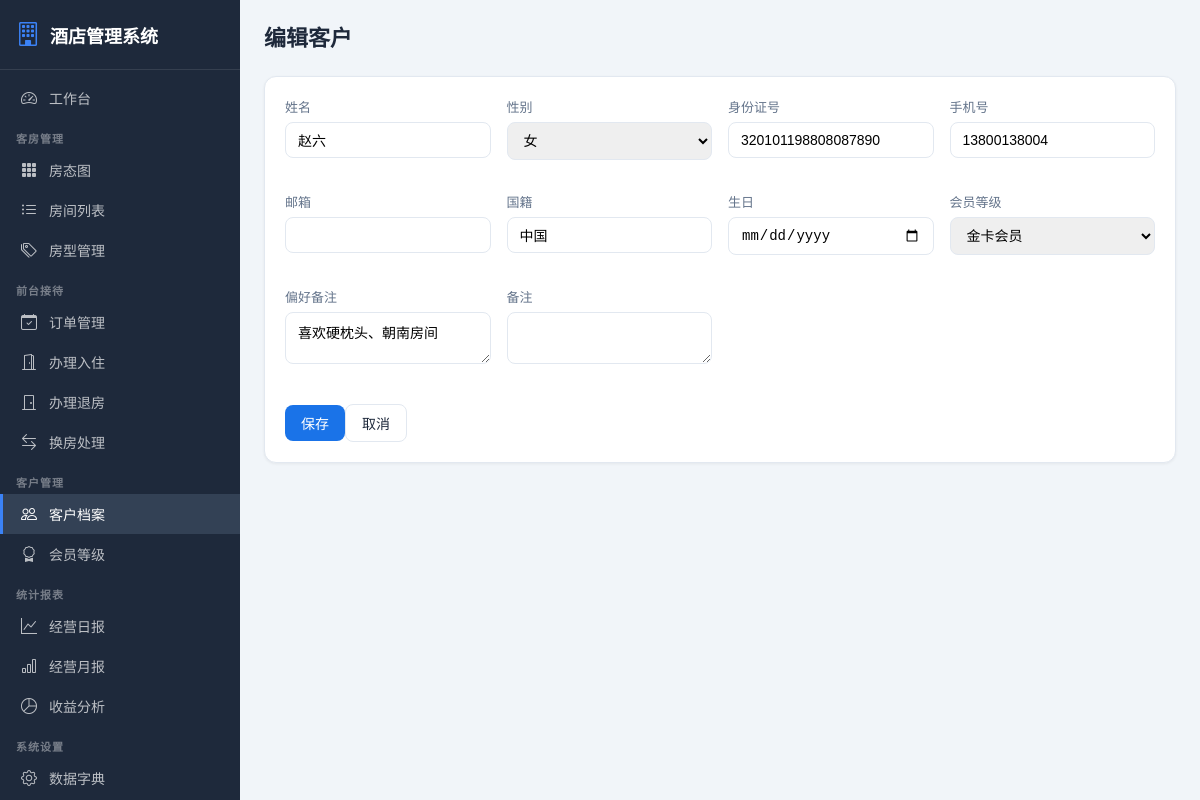
The page /customers/4/edit/ (signed in) on the database its author committed.
### customers/models.py (models this page shows, shortened)
class Customer(models.Model):
    GENDER_CHOICES = [("M", "男"), ("F", "女"), ("O", "其他")]
    name = models.CharField(verbose_name="姓名", max_length=50)
    gender = models.CharField(verbose_name="性别", max_length=1, choices=GENDER_CHOICES, default="M")
    id_card = models.CharField(verbose_name="身份证号", max_length=18, unique=True, blank=True, null=True)
    phone = models.CharField(verbose_name="手机号", max_length=20)
    password = models.CharField(verbose_name="密码", max_length=128, default="")
    email = models.EmailField(verbose_name="邮箱", blank=True)
    nationality = models.CharField(verbose_name="国籍", max_length=50, default="中国")
    birthday = models.DateField(verbose_name="生日", null=True, blank=True)
    membership = models.ForeignKey(MembershipLevel, on_delete=models.SET_NULL, null=True, blank=True, verbose_name="会员等级")
    points = models.IntegerField(verbose_name="积分", default=0)
    total_spending = models.DecimalField(verbose_name="累计消费", max_digits=12, decimal_places=2, default=0)
    total_stays = models.IntegerField(verbose_name="入住次数", default=0)
    preferences = models.TextField(verbose_name="偏好备注", blank=True)
    is_blacklisted = models.BooleanField(verbose_name="黑名单", default=False)
    is_active = models.BooleanField(verbose_name="账户启用", default=True)
    blacklist_reason = models.TextField(verbose_name="拉黑原因", blank=True)
    notes = models.TextField(verbose_name="备注", blank=True)
    created_at = models.DateTimeField(verbose_name="创建时间", auto_now_add=True)
    updated_at = models.DateTimeField(verbose_name="更新时间", auto_now=True)
    class Meta:
        verbose_name = "客户"
        verbose_name_plural = "客户管理"
        ordering = ["-created_at"]

### customers/views.py (the view)
# urls.py: path("<int:pk>/edit/", views.customer_edit, name="customer_edit"),
@login_required
def customer_edit(request, pk):
    customer = get_object_or_404(Customer, pk=pk)
    if request.method == "POST":
        form = CustomerForm(request.POST, instance=customer)
        if form.is_valid():
            form.save()
            log_operation(request.user, "编辑客户", f"编辑客户: {customer.name}", request)
            messages.success(request, "客户更新成功")
            return redirect("customers:customer_list")
    else:
        form = CustomerForm(instance=customer)
    return render(request, "customers/customer_form.html", {"form": form, "action": "编辑"})

### customers/forms.py
class CustomerForm(forms.ModelForm):
    class Meta:
        model = Customer
        fields = ["name", "gender", "id_card", "phone", "email", "nationality", "birthday", "membership", "preferences", "notes"]
        widgets = {
            "name": forms.TextInput(attrs={"class":"form-control"}),
            "gender": forms.Select(attrs={"class":"form-control"}),
            "id_card": forms.TextInput(attrs={"class":"form-control"}),
            "phone": forms.TextInput(attrs={"class":"form-control"}),
            "email": forms.EmailInput(attrs={"class":"form-control"}),
            "nationality": forms.TextInput(attrs={"class":"form-control"}),
            "birthday": forms.DateInput(attrs={"class":"form-control","type":"date"}),
            "membership": forms.Select(attrs={"class":"form-control"}),
            "preferences": forms.Textarea(attrs={"class":"form-control","rows":2}),
            "notes": forms.Textarea(attrs={"class":"form-control","rows":2}),
        }

### customers/models.py (called while the page is built)
    def __str__(self):
        return self.name

### customers/templates/customers/customer_form.html (shortened to what this page needs)
{% extends 'base.html' %}
{% block content %}
<div class="page-header"><h1>{{ action }}客户</h1></div>
<div class="card"><div class="card-body">
<form method="post">{% csrf_token %}
<div class="form-row">{% for field in form %}<div class="form-group"><label class="form-label">{{ field.label }}</label>{{ field }}</div>{% endfor %}</div>
<div style="margin-top:20px"><button type="submit" class="btn btn-primary">保存</button><a href="{% url 'customers:customer_list' %}" class="btn btn-outline">取消</a></div>
</form></div></div>
{% endblock %}

### static/css/style.css (style rules this page uses)
:root { --primary: #1a73e8; --primary-dark: #1557b0; --sidebar-bg: #1e293b; --sidebar-hover: #334155; --bg: #f1f5f9; --card-bg: #ffffff; --text: #1e293b; --text-light: #64748b; --border: #e2e8f0; --success: #10b981; --warning: #f59e0b; --danger: #ef4444; --info: #3b82f6; }
* { margin: 0; padding: 0; box-sizing: border-box; }
body { font-family: -apple-system, BlinkMacSystemFont, "Segoe UI", Roboto, "PingFang SC", "Microsoft YaHei", sans-serif; background: var(--bg); color: var(--text); display: flex; min-height: 100vh; }
.page-header { display: flex; justify-content: space-between; align-items: center; margin-bottom: 24px; }
.page-header h1 { font-size: 22px; font-weight: 700; }
.card { background: var(--card-bg); border-radius: 12px; box-shadow: 0 1px 3px rgba(0,0,0,0.06); border: 1px solid var(--border); margin-bottom: 16px; }
.card-body { padding: 20px; }
.btn { display: inline-flex; align-items: center; gap: 6px; padding: 8px 16px; border-radius: 8px; font-size: 14px; font-weight: 500; border: none; cursor: pointer; text-decoration: none; transition: all 0.15s; }
.btn-primary { background: var(--primary); color: #fff; }
.btn-outline { background: transparent; border: 1px solid var(--border); color: var(--text); }
.form-group { margin-bottom: 16px; }
.form-label { display: block; margin-bottom: 6px; font-size: 13px; font-weight: 500; color: var(--text-light); }
.form-control { width: 100%; padding: 9px 12px; border: 1px solid var(--border); border-radius: 8px; font-size: 14px; transition: border-color 0.15s; }
.form-row { display: grid; grid-template-columns: repeat(auto-fit, minmax(200px, 1fr)); gap: 16px; }

### rows shown on the page
Customer: form "赵六" "女" "320101198808087890" "13800138004" "中国" "金卡会员" "喜欢硬枕头、朝南房间"

### other values the page prints
{{ action }} "编辑"
{{ field.label }} "姓名" "性别" "身份证号" "手机号" "邮箱" "国籍" "生日" "会员等级" "偏好备注" "备注"
